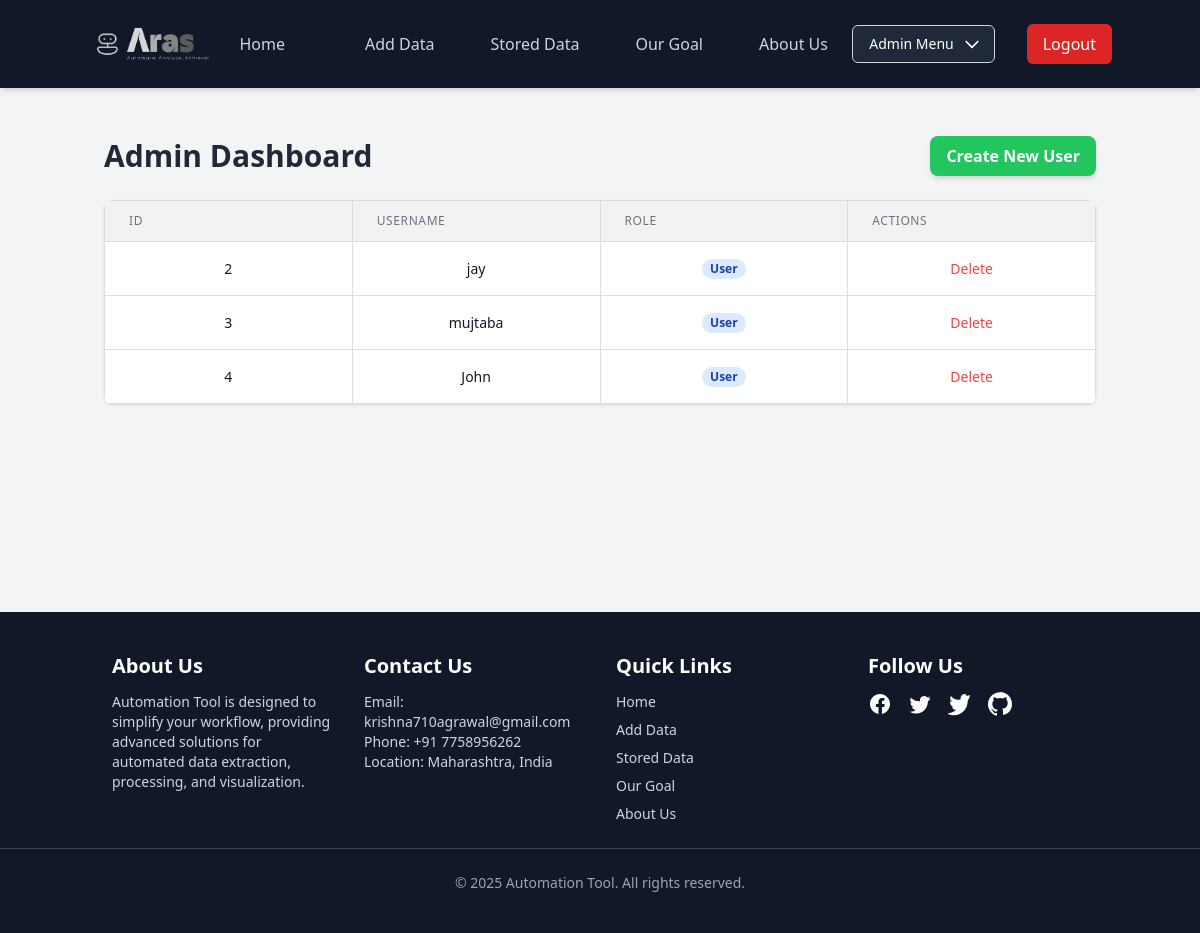
The app's page /admin/dashboard (signed in) with its own data.
### model.py (models this page shows)
class User(UserMixin, db.Model):
    id = db.Column(db.Integer, primary_key=True)
    email = db.Column(db.String(100), nullable=False, unique=True)
    username = db.Column(db.String(100), nullable=False, unique=True)
    password = db.Column(db.String(255), nullable=False)
    is_admin = db.Column(db.Boolean, default=False)  # True for admin, False for regular users

### main.py (the view)
@app.route('/admin/dashboard')
@admin_required
def admin_dashboard():
    users = User.query.all()
    return render_template('admin_dashboard.html', users=users)

### main.py (called while the page is built)
@login_manager.user_loader
def load_user(user_id):
    return db.get_or_404(User, user_id)

def admin_required(f):
    @wraps(f)
    @login_required
    def decorated_function(*args, **kwargs):
        if not current_user.is_admin:
            abort(403)  # Or you could redirect to a custom error page
        return f(*args, **kwargs)
    return decorated_function

### templates/admin_dashboard.html (shortened to what this page needs)
{% extends "base.html" %}
{% block content %}
<div class="container mx-auto px-4 py-6 mb-40">
  <div class="flex flex-col md:flex-row items-center justify-between mb-6">
    <h1 class="text-3xl font-extrabold text-gray-800 mb-4 md:mb-0">Admin Dashboard</h1>
    <a href="{{ url_for('create_user') }}" class="bg-green-500 hover:bg-green-600 text-white font-semibold px-4 py-2 rounded-lg shadow-md transition duration-200">
      Create New User
    </a>
  </div>
  <div class="bg-white shadow rounded-lg overflow-x-auto">
    <table class="min-w-full divide-y divide-gray-200">
      <thead class="bg-purple-50">
        <tr>
          <th scope="col" class="px-6 py-3 text-left text-xs font-medium text-gray-500 uppercase tracking-wider">ID</th>
          <th scope="col" class="px-6 py-3 text-left text-xs font-medium text-gray-500 uppercase tracking-wider">Username</th>
          <th scope="col" class="px-6 py-3 text-left text-xs font-medium text-gray-500 uppercase tracking-wider">Role</th>
          <th scope="col" class="px-6 py-3 text-left text-xs font-medium text-gray-500 uppercase tracking-wider">Actions</th>
        </tr>
      </thead>
<tbody class="bg-white divide-y divide-gray-200">
  {% for user in users %}
    {% if user.username != 'admin' %}
      <tr class="hover:bg-gray-100 transition-colors">
        <td class="px-6 py-4 whitespace-nowrap text-sm text-gray-900">{{ user.id - 1 }}</td>
        <td class="px-6 py-4 whitespace-nowrap text-sm text-gray-900">{{ user.username }}</td>
        <td class="px-6 py-4 whitespace-nowrap text-sm">
          {% if user.is_admin %}
            <span class="px-2 inline-flex text-xs leading-5 font-semibold rounded-full bg-green-100 text-green-800">Admin</span>
          {% else %}
            <span class="px-2 inline-flex text-xs leading-5 font-semibold rounded-full bg-blue-100 text-blue-800">User</span>
          {% endif %}
        </td>
        <td class="px-6 py-4 whitespace-nowrap text-sm">
          <a href="{{ url_for('delete_user', user_id=user.id) }}" class="text-red-500 hover:underline">Delete</a>
        </td>
      </tr>
    {% endif %}
  {% endfor %}
</tbody>
    </table>
  </div>
</div>
{% endblock %}

### static/css/styles.css (style rules this page uses)
table { border-collapse: collapse; width: 100%; table-layout: fixed; }
th, td { padding: 8px; text-align: center; border: 1px solid #ddd; word-wrap: break-word; }
th { background-color: #f2f2f2; }

### records on screen
User: id "2", username "jay", is_admin "User"
User: id "3", username "mujtaba", is_admin "User"
User: id "4", username "John", is_admin "User"
